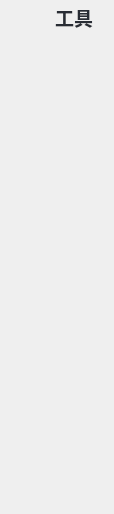
<?xml version="1.0" encoding="UTF-8"?>
<ui version="4.0">
 <class>toolWindow</class>
 <widget class="QWidget" name="toolWindow">
  <property name="geometry">
   <rect>
    <x>0</x>
    <y>0</y>
    <width>114</width>
    <height>514</height>
   </rect>
  </property>
  <property name="minimumSize">
   <size>
    <width>0</width>
    <height>514</height>
   </size>
  </property>
  <property name="maximumSize">
   <size>
    <width>880</width>
    <height>514</height>
   </size>
  </property>
  <property name="windowTitle">
   <string>Geek-Egret助手-添加设备</string>
  </property>
  <property name="windowIcon">
   <iconset>
    <normaloff>:/mainWindow/logo/logo_1.png</normaloff>:/mainWindow/logo/logo_1.png</iconset>
  </property>
  <widget class="QLabel" name="title">
   <property name="geometry">
    <rect>
     <x>55</x>
     <y>0</y>
     <width>41</width>
     <height>35</height>
    </rect>
   </property>
   <property name="minimumSize">
    <size>
     <width>0</width>
     <height>35</height>
    </size>
   </property>
   <property name="maximumSize">
    <size>
     <width>16777215</width>
     <height>35</height>
    </size>
   </property>
   <property name="font">
    <font>
     <family>微软雅黑</family>
     <pointsize>14</pointsize>
     <bold>true</bold>
    </font>
   </property>
   <property name="styleSheet">
    <string notr="true">color:#282c34;</string>
   </property>
   <property name="text">
    <string>工具</string>
   </property>
  </widget>
  <widget class="QPushButton" name="back">
   <property name="geometry">
    <rect>
     <x>15</x>
     <y>10</y>
     <width>35</width>
     <height>25</height>
    </rect>
   </property>
   <property name="minimumSize">
    <size>
     <width>35</width>
     <height>25</height>
    </size>
   </property>
   <property name="maximumSize">
    <size>
     <width>35</width>
     <height>25</height>
    </size>
   </property>
   <property name="text">
    <string/>
   </property>
   <property name="icon">
    <iconset resource="ge_helper.qrc">
     <normaloff>:/ui/ui_img/back.png</normaloff>:/ui/ui_img/back.png</iconset>
   </property>
   <property name="iconSize">
    <size>
     <width>25</width>
     <height>25</height>
    </size>
   </property>
   <property name="flat">
    <bool>true</bool>
   </property>
  </widget>
 </widget>
 <resources>
  <include location="ge_helper.qrc"/>
 </resources>
 <connections/>
</ui>
